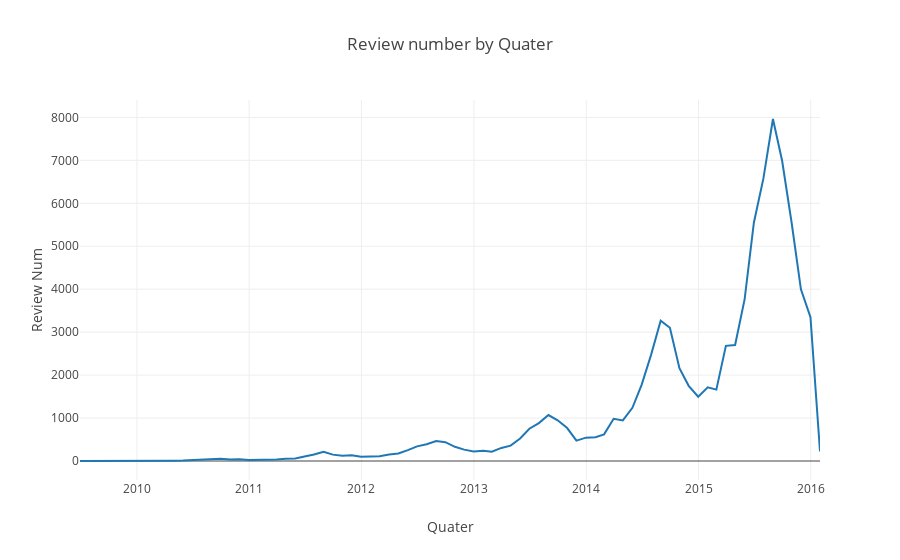

Write notebook code for a chart like this one.
### Code cell
offline.iplot({
    "data": [go.Scatter(x=reviews_count.index, y=reviews_count.id)],
    "layout": go.Layout(title='Review number by Quater',
                           xaxis=dict(title='Quater'),
                           yaxis=dict(title='Review Num'))
})
